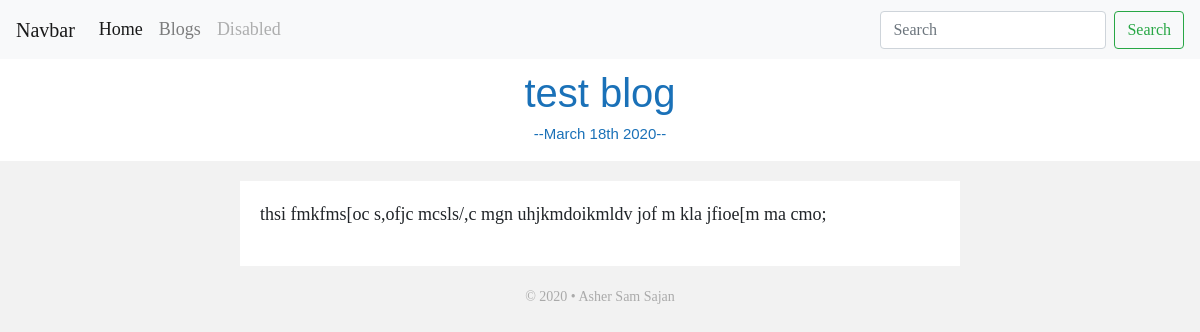
Page /blog/1/ on the committed database.
### blog/models.py (models this page shows)
class Blog(models.Model):
    title = models.TextField(max_length=200)
    description = models.TextField()
    date = models.DateField()

### blog/views.py (the view)
# urls.py: path('<int:blog_id>/', views.details, name='details'),
def details(request, blog_id):
    blog = get_object_or_404(Blog, pk=blog_id)
    return render(request, 'blog/details.html', {'blog': blog})

### blog/Templates/blog/details.html (shortened to what this page needs)
<!doctype html>
{% extends 'portfolio/base.html' %}
{% block content %}
{% load static %}
<html>
    <head>
        <link rel='stylesheet' type='text/css' href= "{% static 'portfolio/all_blogs.css' %}">
    </head>
    <body>
        <header>
            <h1>{{ blog.title }}</h1>
            <h2 id="date">--{{ blog.date|date:'F jS Y'  }}--</h2>
        </header>
        <div id="container">
            <article>
                <p>{{ blog.description|safe }}</p>
            </article>
        </div>
        <footer>
                <p>&copy; 2020 &bull; Asher Sam Sajan</p>
        </footer>
    </body>
</html>
{% endblock %}

### portfolio/static/portfolio/all_blogs.css (style rules this page uses)
* { margin: 0; padding: 0; }
body { font-size: 18px; font-family: Georgia, Times, serif; background: #f2f2f2; }
h1,h2,h3 { font-family: Helvetica, Arial, sans-serif; }
#container { width: 60%; margin: 0 auto; }
header { text-align: center; background: #fff; color: #1a71b8; padding: 10px; }
#date { font-size: 15px; }
article { background: white; padding: 20px; margin: 20px 0; }
article p { margin: 0 0 1em; }
footer { text-align: center; color: #aaa; font-size: 14px; }

### rows in the picture
Blog: title "test blog", date "March 18th 2020", description "thsi fmkfms[oc s,ofjc mcsls/,c mgn uhjkmdoikmldv jof m kla jfioe[m ma cmo;"
